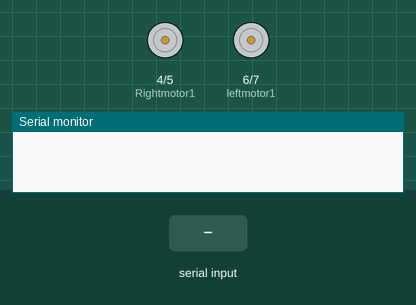
Recording of a sketch running on a simulated Arduino Uno, built with avr-gcc and run on an emulated ATmega328P. Parts: motor-driver pin pairs drawn as motors (green arrow = first pin HIGH = forward, orange = second pin HIGH = backward, longer = more drive, scaled by the enable pin), the last lines printed to the serial monitor. The inputs (shaded band) are chosen by the test bench.

Above: at 1.2 s.
1.3 s: "Forward" received over the second serial link
At 2.5 s:
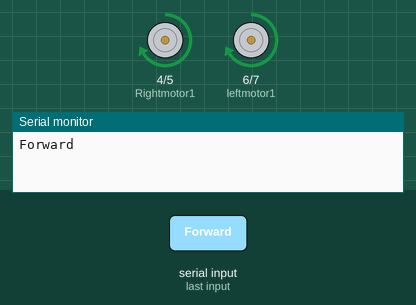
3.1 s: "Back" received over the second serial link
At 4.4 s:
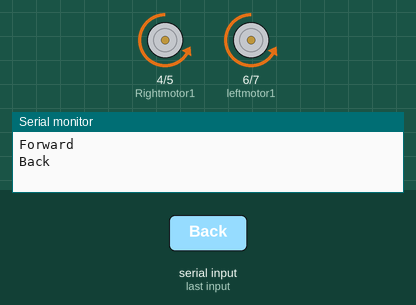
4.8 s: "Left" received over the second serial link
At 5.7 s:
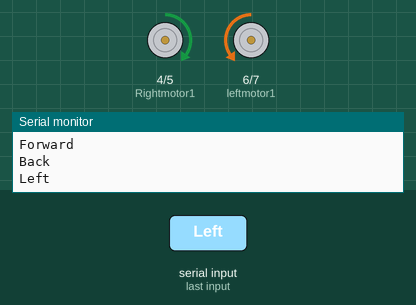
6.5 s: "Right" received over the second serial link
At 7.6 s:
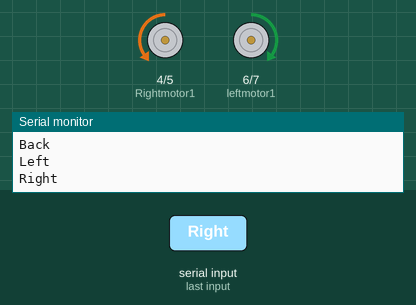
8.2 s: "Stop" received over the second serial link
At 9.5 s:
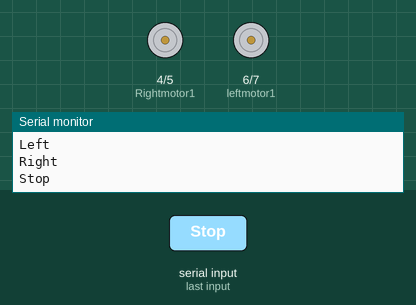
Timing chart, 0 to 10.9 s (numbered marks = the images above; inputs shaded):
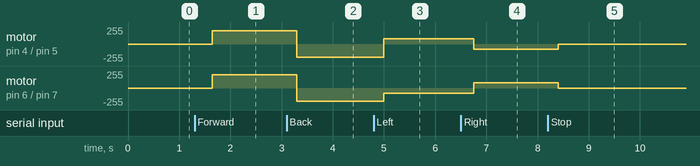

Measured:
- after the input at 1.3 s, motor on pin 4 (Rightmotor1) / pin 5 (Rightmotor2), motor on pin 6 (leftmotor1) / pin 7 (leftmotor2): stopped → forward 200/255 after 0.35 s
- after the input at 3.1 s, motor on pin 4 (Rightmotor1) / pin 5 (Rightmotor2), motor on pin 6 (leftmotor1) / pin 7 (leftmotor2): forward 200/255 → backward 200/255 after 0.20 s
- after the input at 4.8 s, motor on pin 4 (Rightmotor1) / pin 5 (Rightmotor2): backward 200/255 → forward 80/255 after 0.20 s; motor on pin 6 (leftmotor1) / pin 7 (leftmotor2): backward 200/255 → backward 80/255 after 0.20 s
- after the input at 6.5 s, motor on pin 4 (Rightmotor1) / pin 5 (Rightmotor2): forward 80/255 → backward 80/255 after 0.25 s; motor on pin 6 (leftmotor1) / pin 7 (leftmotor2): backward 80/255 → forward 80/255 after 0.25 s
- after the input at 8.2 s, motor on pin 4 (Rightmotor1) / pin 5 (Rightmotor2): backward 80/255 → stopped after 0.20 s; motor on pin 6 (leftmotor1) / pin 7 (leftmotor2): forward 80/255 → stopped after 0.20 s

The sketch:

blutooth_car.ino
```cpp
/*
              Author:DIYelex
              date: 3/8/2019
*/

#include <SoftwareSerial.h> // TX RX software library for bluetooth
SoftwareSerial mySerial(2, 3);  // Connect the TXD pin of BT module to pin 2 of the Arduino and the RXD pin of BT module to pin 3 of Arduino.
int Rightmotor1 = 4; //pin 1 of Rightmotor
int Rightmotor2 = 5; //pin2 of Rightmotor
int leftmotor1 = 6;//pin1 of leftmotor
int leftmotor2 = 7;//pin2 of leftmotor
int en1=9; //enable pin for Rightmotor
int en2=10; // enable pin for leftmotor
String readString;
void setup()
{
  pinMode(Rightmotor1,OUTPUT);  // attach Right Motor 1st wire to pin 4
  pinMode(Rightmotor2,OUTPUT); // attach Right Motor 1st wire to pin 5
  pinMode(leftmotor1,OUTPUT);// attach Right Motor 1st wire to pin 6
  pinMode(leftmotor2,OUTPUT);// attach Right Motor 1st wire to pin 7
  pinMode(en1,OUTPUT);  //attach motor drivers rightmotor enable pin to PWM pin 9 of arduino
  pinMode(en2,OUTPUT);//attach motor drivers leftmotor enable pin to PWM pin 10 of arduino

  Serial.begin(9600); //Setup usb serial connection to computer
  mySerial.begin(9600);//Setup Bluetooth serial connection to android
}

void loop()
{
  while(mySerial.available()){
    delay(50);
    char data = mySerial.read();//store the data come from bluetooth to char data
    readString+=data;
  }

  if(readString.length() > 0) {
    Serial.println(readString); ///Print the data to serial monitor which is given by bluetooth

    if(readString == "Forward"){ //if forward received do following

      digitalWrite(Rightmotor1, HIGH);  ////////////FORWARD ////////////////////////
      digitalWrite(Rightmotor2, LOW);
      digitalWrite(leftmotor1, HIGH);
       digitalWrite(leftmotor2, LOW);
       analogWrite(en1,200);// for controlling speed of Rightmotor vary the value from 0 to 255
       analogWrite(en2,200);// for controlling speed of leftmotor vary the value from 0 to 255

     }

    if(readString == "Back"){  //if Back received do following

      digitalWrite(Rightmotor1, LOW);  ////////////BACK/////////////////////////////
      digitalWrite(Rightmotor2, HIGH);
      digitalWrite(leftmotor1, LOW);
       digitalWrite(leftmotor2, HIGH);
       analogWrite(en1,200);
       analogWrite(en2,200);

     }


    if(readString == "Left"){  //if left received do following
       digitalWrite(Rightmotor1, HIGH);/////////////LEFT////////////////////////////
      digitalWrite(Rightmotor2, LOW);
      digitalWrite(leftmotor1, LOW);
       digitalWrite(leftmotor2, HIGH);
       analogWrite(en1,80);
       analogWrite(en2,80);

     }


    if(readString == "Right"){   //if Right received do following
      digitalWrite(Rightmotor1, LOW);/////////////RIGHT////////////////////////
      digitalWrite(Rightmotor2, HIGH);
      digitalWrite(leftmotor1, HIGH);
       digitalWrite(leftmotor2, LOW);
       analogWrite(en1,80);
       analogWrite(en2,80);

    }

    if(readString == "Stop"){  //if stop received do following
      digitalWrite(Rightmotor1, LOW); ///////////stop/////////////////
      digitalWrite(Rightmotor2, LOW);
      digitalWrite(leftmotor1, LOW);
       digitalWrite(leftmotor2, LOW);

    }

    readString = "";
  }
}
```
